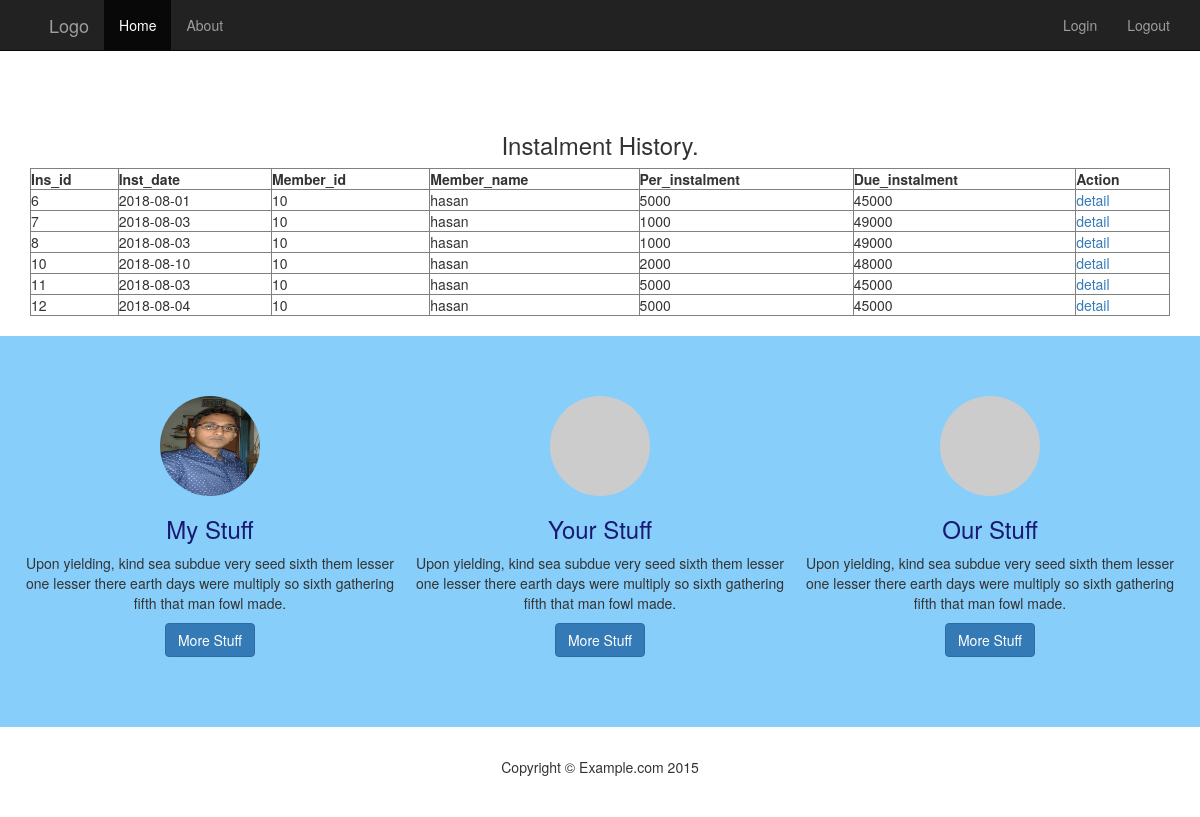
The app's page /deatail_instalment.php?id=10 with its own data.
### tables this page shows
CREATE TABLE `instalment` (
  `ins_id` int(11) NOT NULL,
  `date` date NOT NULL,
  `member_id` int(9) NOT NULL,
  `member_name` varchar(50) NOT NULL,
  `per_inst` int(9) NOT NULL,
  `due_inst` int(9) NOT NULL,
  `area` varchar(60) NOT NULL,
  `created_at` timestamp NOT NULL DEFAULT CURRENT_TIMESTAMP,
  `update_at` timestamp NOT NULL DEFAULT '0000-00-00 00:00:00'
);

### deatail_instalment.php (the view)
<?php
	include('include/header.php');
	$id = $_GET['id'];
?>
<div class="container" style="margin-top:31px;padding-top:31px;">
	<h3 align="center">Instalment History.</h3>
		<div class="row">
			<div class="col-md-12">
				<table border="1" width ="100%">
					<thead>
						<tr>
							<th>Ins_id</th>
							<th>Inst_date</th>
							<th>Member_id </th>
							<th>Member_name </th>
							<th>Per_instalment </th>
							<th>Due_instalment </th>
							<th>Action</th>
						</tr>
					</thead>
				<tbody>
				<?php
					$sql = "SELECT * FROM instalment WHERE member_id = '$id'";
					$query = mysqli_query($conn,$sql);
					$queryResult = mysqli_num_rows($query);
					if($queryResult > 0 ){
						while($data = mysqli_fetch_assoc($query)){
				?>
					<tr>
						<td><?php echo $data ['ins_id'];?></td>
						<td><?php echo $data['date'];?></td>
						<td><?php echo $data['member_id'];?></td>
						<td><?php echo $data['member_name'];?></td>
						<td><?php echo $data['per_inst'];?></td>
						<td><?php echo $data['due_inst'];?></td>
						<td><a href ="deatail_instalment.php?id=<?php echo $data['member_id'];?>">detail</a></td>
					</tr>
				<?php
						}
					}
				?>
				</tbody>
			</table>
		</div>
	</div>
</div>
<div>&nbsp;&nbsp;</div>
<?php
	include("include/footer.php");
?>

### include/header.php (shortened to what this page needs)
<!DOCTYPE html>
<html>
	<head>
		<link rel="stylesheet" href="css/bootstrap.min.css" type="text/css"/>
		<link href="css/font-awesome.css" rel="stylesheet">
		<link rel="stylesheet" href="css/custom.css" type="text/css"/>
	</head>
	<body>
    <nav class="navbar navbar-inverse navbar-fixed-top" role="navigation">
        <div class="container">
            <div class="navbar-header">
                <a class="navbar-brand" href="#">
                	<span class="glyphicon glyphicon-fire"></span>
                	Logo
                </a>
            </div>
            <div class="collapse navbar-collapse" id="navbar">
                <ul class="nav navbar-nav">
                    <li class="active"><a href="index.php">Home</a></li>
                    <li><a href="about.php">About</a></li>
                </ul>
				<div class= "nav navbar-nav navbar-right">
					<li ><a href="login.php">Login</a></li>
                    <li><a href="process/logout_submit.php">Logout</a></li>
				</div>
            </div>
        </div>
    </nav>

### include/footer.php (shortened to what this page needs)
<footer>
		<div class="footer-blurb">
			<div class="container">
				<div class="row">
					<div class="col-sm-4 footer-blurb-item">
						<img class="img-circle" src="images/5.jpg" alt="Murad" width="100" height="100">
						<h3>My Stuff</h3>
						<p>Upon yielding, kind sea subdue very seed sixth them lesser one lesser there earth days were multiply so sixth gathering fifth that man fowl made.</p>
						<p><a class="btn btn-primary" href="#">More Stuff</a></p>
					</div>
					<div class="col-sm-4 footer-blurb-item">
						<img class="img-circle" src="http://lorempixel.com/100/100/people/1" alt="" width="100" height="100">
						<h3>Your Stuff</h3>
						<p>Upon yielding, kind sea subdue very seed sixth them lesser one lesser there earth days were multiply so sixth gathering fifth that man fowl made.</p>
						<p><a class="btn btn-primary" href="#">More Stuff</a></p>
					</div>
					<div class="col-sm-4 footer-blurb-item">
						<img class="img-circle" src="http://lorempixel.com/100/100/people/2" alt="" width="100" height="100">
						<h3>Our Stuff</h3>
						<p>Upon yielding, kind sea subdue very seed sixth them lesser one lesser there earth days were multiply so sixth gathering fifth that man fowl made.</p>
						<p><a class="btn btn-primary" href="#">More Stuff</a></p>
					</div>
				</div>
			</div>
        </div>
        <div class="copyright">
        	<div class="container">
        		<p>Copyright &copy; Example.com 2015</p>
        	</div>
        </div>
</footer>
</body>
</html>

### css/custom.css (style rules this page uses)
body { padding-top: 50px; }
.footer-blurb { padding: 30px 0; text-align: center; background-color: lightskyblue; }
.footer-blurb h3 { color: midnightblue; }
.footer-blurb-item { padding: 30px 0; }
.copyright { background-color: #fff; text-align: center; padding: 30px 0; }
table { width:100%; }

### records on screen
instalment: ins_id "6", date "2018-08-01", member "10", member_name "hasan", per_inst "5000", due_inst "45000"
instalment: ins_id "7", date "2018-08-03", member "10", member_name "hasan", per_inst "1000", due_inst "49000"
instalment: ins_id "8", date "2018-08-03", member "10", member_name "hasan", per_inst "1000", due_inst "49000"
instalment: ins_id "10", date "2018-08-10", member "10", member_name "hasan", per_inst "2000", due_inst "48000"
instalment: ins_id "11", date "2018-08-03", member "10", member_name "hasan", per_inst "5000", due_inst "45000"
instalment: ins_id "12", date "2018-08-04", member "10", member_name "hasan", per_inst "5000", due_inst "45000"
